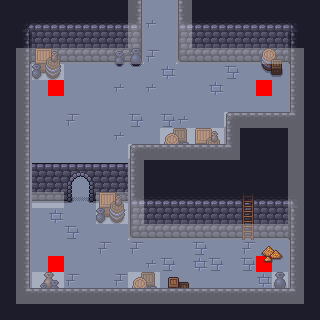

Below is a game level as drawn by its tile map, then a one-line description and the .tmx file that defines it, in full:
An orthogonal 20x20 tile map with 16x16 px tiles, 6 tile layers (Floor, Walls, Overlay, Objects, ...), 4 tilesets.

<map version="1.10" tiledversion="1.11.2" orientation="orthogonal" renderorder="right-down" width="20" height="20" tilewidth="16" tileheight="16" infinite="0" nextlayerid="7" nextobjectid="1">
 <editorsettings>
  <export target="../../Dungeon-Bullet-Hell/Assets/Maps/Rooms/1_Room_N_01.csv" format="csv" />
 </editorsettings>
 <tileset firstgid="1" source="../WallsFloor.tsx" />
 <tileset firstgid="300" source="../Collisions.tsx" />
 <tileset firstgid="301" source="../Objects.tsx" />
 <tileset firstgid="304" source="../Deco.tsx" />
 <layer id="1" name="Floor" width="20" height="20">
  <data encoding="csv">
80,80,80,80,80,80,80,80,80,80,80,80,80,80,80,80,80,80,80,80,
80,80,80,80,80,80,80,80,80,299,80,80,80,80,80,80,80,80,80,80,
80,80,80,80,80,80,80,80,80,80,80,80,80,80,80,80,80,80,80,80,
80,80,80,80,80,80,80,80,80,298,80,80,80,80,80,80,80,80,80,80,
80,80,80,80,80,80,80,80,80,80,285,80,80,80,286,80,80,80,80,80,
80,80,80,80,80,80,80,299,80,299,80,80,80,285,80,80,80,80,80,80,
80,80,80,80,80,80,80,80,80,80,80,80,80,80,80,80,80,80,80,80,
80,80,80,80,298,80,80,80,286,80,286,299,80,80,80,80,80,80,80,80,
80,80,80,80,80,80,80,299,80,80,80,80,80,80,80,80,80,80,80,80,
80,80,80,80,80,80,80,80,80,80,80,80,80,80,80,80,80,80,80,80,
80,80,80,80,80,80,80,80,80,80,80,80,80,80,80,80,80,80,80,80,
80,80,80,80,80,80,80,80,80,80,80,80,80,80,80,80,80,80,80,80,
80,80,80,80,80,80,80,80,80,80,80,80,80,80,80,80,80,80,80,80,
80,80,80,285,80,80,80,298,80,80,80,80,80,80,80,80,80,80,80,80,
80,80,80,80,286,80,80,80,80,80,80,80,80,80,80,80,80,80,80,80,
80,80,80,80,80,80,298,80,298,80,80,80,286,80,80,298,80,80,80,80,
80,80,80,80,80,80,80,80,80,299,286,80,285,286,80,286,80,80,80,80,
80,80,80,80,298,80,80,298,80,80,80,80,80,80,80,80,285,80,80,80,
80,80,80,80,80,80,80,80,80,80,80,80,80,80,80,80,80,80,80,80,
80,80,80,80,80,80,80,80,80,80,80,80,80,80,80,80,80,80,80,80
</data>
 </layer>
 <layer id="2" name="Walls" width="20" height="20">
  <data encoding="csv">
15,15,15,15,15,15,15,15,16,0,0,14,15,15,15,15,15,15,15,15,
15,4,28,28,28,28,28,28,29,0,0,27,28,28,28,28,28,28,6,15,
15,17,41,41,41,41,41,41,42,0,0,40,41,41,41,41,41,41,19,15,
15,30,54,54,54,54,54,54,55,0,0,53,54,54,54,54,54,54,32,15,
15,16,0,0,0,0,0,0,0,0,0,0,0,0,0,0,0,0,14,15,
15,16,0,0,0,0,0,0,0,0,0,0,0,0,0,0,0,0,14,15,
15,16,0,0,0,0,0,0,0,0,0,0,0,0,0,0,0,0,14,15,
15,16,0,0,0,0,0,0,0,0,0,0,0,0,1,2,2,2,45,15,
15,16,0,0,0,0,0,0,0,0,0,0,0,0,14,15,15,15,15,15,
15,16,0,0,0,0,0,0,1,2,2,2,2,2,45,15,15,15,15,15,
15,16,0,0,0,0,0,0,14,15,15,15,15,15,15,15,15,15,15,15,
15,16,0,0,0,0,0,0,14,15,15,15,15,15,15,15,15,15,15,15,
15,16,0,0,0,0,0,0,27,28,28,28,28,28,28,28,28,28,6,15,
15,16,0,0,0,0,0,0,40,41,41,41,41,41,41,41,41,41,19,15,
15,16,0,0,0,0,0,0,53,54,54,54,54,54,54,54,54,54,32,15,
15,16,0,0,0,0,0,0,0,0,0,0,0,0,0,0,0,0,14,15,
15,16,0,0,0,0,0,0,0,0,0,0,0,0,0,0,0,0,14,15,
15,16,0,0,0,0,0,0,0,0,0,0,0,0,0,0,0,0,14,15,
15,43,2,2,2,2,2,2,2,2,2,2,2,2,2,2,2,2,45,15,
15,15,15,15,15,15,15,15,15,15,15,15,15,15,15,15,15,15,15,15
</data>
 </layer>
 <layer id="3" name="Overlay" width="20" height="20">
  <data encoding="csv">
0,0,0,0,0,0,0,0,0,0,0,0,0,0,0,0,0,0,0,0,
0,0,0,0,0,0,0,0,0,0,0,0,0,0,0,0,0,0,0,0,
0,0,0,0,0,0,0,0,0,0,0,0,0,0,0,0,0,0,0,0,
0,0,0,0,0,0,0,0,0,0,0,0,0,0,0,0,0,0,0,0,
0,0,0,0,0,0,0,0,0,0,0,0,0,0,0,0,0,0,0,0,
0,0,0,0,0,0,0,0,0,0,0,0,0,0,0,0,0,0,0,0,
0,0,0,0,0,0,0,0,0,0,0,0,0,0,0,0,0,0,0,0,
0,0,0,0,0,0,0,0,0,0,0,0,0,0,0,0,0,0,0,0,
0,0,0,0,0,0,0,0,0,0,0,0,0,0,0,0,0,0,0,0,
0,0,0,0,0,0,0,0,0,0,0,0,0,0,0,0,0,0,0,0,
0,0,197,197,238,239,197,197,0,0,0,0,0,0,0,0,0,0,0,0,
0,0,210,210,251,252,210,210,0,0,0,0,0,0,0,0,0,0,0,0,
0,0,223,223,264,265,223,223,0,0,0,0,0,0,0,0,0,0,0,0,
0,0,0,0,0,0,0,0,0,0,0,0,0,0,0,0,0,0,0,0,
0,0,0,0,0,0,0,0,0,0,0,0,0,0,0,0,0,0,0,0,
0,0,0,0,0,0,0,0,0,0,0,0,0,0,0,0,0,0,0,0,
0,0,0,0,0,0,0,0,0,0,0,0,0,0,0,0,0,0,0,0,
0,0,0,0,0,0,0,0,0,0,0,0,0,0,0,0,0,0,0,0,
0,0,0,0,0,0,0,0,0,0,0,0,0,0,0,0,0,0,0,0,
0,0,0,0,0,0,0,0,0,0,0,0,0,0,0,0,0,0,0,0
</data>
 </layer>
 <layer id="4" name="Objects" width="20" height="20">
  <data encoding="csv">
0,0,0,0,0,0,0,0,0,0,0,0,0,0,0,0,0,0,0,0,
0,0,0,0,0,0,0,0,0,0,0,0,0,0,0,0,0,0,0,0,
0,0,0,0,0,0,0,0,0,0,0,0,0,0,0,0,0,0,0,0,
0,0,0,0,0,0,0,0,0,0,0,0,0,0,0,0,0,0,0,0,
0,0,0,0,0,0,0,0,0,0,0,0,0,0,0,0,0,0,0,0,
0,0,0,301,0,0,0,0,0,0,0,0,0,0,0,0,301,0,0,0,
0,0,0,0,0,0,0,0,0,0,0,0,0,0,0,0,0,0,0,0,
0,0,0,0,0,0,0,0,0,0,0,0,0,0,0,0,0,0,0,0,
0,0,0,0,0,0,0,0,0,0,0,0,0,0,0,0,0,0,0,0,
0,0,0,0,0,0,0,0,0,0,0,0,0,0,0,0,0,0,0,0,
0,0,0,0,0,0,0,0,0,0,0,0,0,0,0,0,0,0,0,0,
0,0,0,0,0,0,0,0,0,0,0,0,0,0,0,0,0,0,0,0,
0,0,0,0,0,0,0,0,0,0,0,0,0,0,0,0,0,0,0,0,
0,0,0,0,0,0,0,0,0,0,0,0,0,0,0,0,0,0,0,0,
0,0,0,0,0,0,0,0,0,0,0,0,0,0,0,0,0,0,0,0,
0,0,0,0,0,0,0,0,0,0,0,0,0,0,0,0,0,0,0,0,
0,0,0,301,0,0,0,0,0,0,0,0,0,0,0,0,301,0,0,0,
0,0,0,0,0,0,0,0,0,0,0,0,0,0,0,0,0,0,0,0,
0,0,0,0,0,0,0,0,0,0,0,0,0,0,0,0,0,0,0,0,
0,0,0,0,0,0,0,0,0,0,0,0,0,0,0,0,0,0,0,0
</data>
 </layer>
 <layer id="6" name="Deco" width="20" height="20">
  <data encoding="csv">
0,0,0,0,0,0,0,0,0,0,0,0,0,0,0,0,0,0,0,0,
0,0,0,0,0,0,0,0,0,0,0,0,0,0,0,0,0,0,0,0,
0,0,0,0,0,0,0,0,0,0,0,0,0,0,0,0,0,0,0,0,
0,0,372,373,0,0,0,413,412,0,0,0,0,0,0,0,420,421,0,0,
0,0,396,397,0,0,0,437,436,0,0,0,0,0,0,0,444,445,0,0,
0,0,0,0,0,0,0,0,0,0,0,0,0,0,0,0,0,0,0,0,
0,0,0,0,0,0,0,0,0,0,0,0,0,0,0,0,0,0,0,0,
0,0,0,0,0,0,0,0,0,0,0,0,0,0,0,0,0,0,0,0,
0,0,0,0,0,0,0,0,0,0,394,395,372,373,0,0,0,0,0,0,
0,0,0,0,0,0,0,0,0,0,0,0,0,0,0,0,0,0,0,0,
0,0,0,0,0,0,0,0,0,0,0,0,0,0,0,0,0,0,0,0,
0,0,0,0,0,0,0,0,0,0,0,0,0,0,0,0,0,0,0,0,
0,0,0,0,0,0,372,373,0,0,0,0,0,0,0,310,0,0,0,0,
0,0,0,0,0,0,396,397,0,0,0,0,0,0,0,334,0,0,0,0,
0,0,0,0,0,0,0,0,0,0,0,0,0,0,0,358,0,0,0,0,
0,0,0,0,0,0,0,0,0,0,0,0,0,0,0,0,364,365,0,0,
0,0,0,0,0,0,0,0,0,0,0,0,0,0,0,0,388,389,0,0,
0,0,374,375,0,0,0,0,394,395,322,323,0,0,0,0,0,412,0,0,
0,0,0,0,0,0,0,0,0,0,0,0,0,0,0,0,0,0,0,0,
0,0,0,0,0,0,0,0,0,0,0,0,0,0,0,0,0,0,0,0
</data>
 </layer>
 <layer id="5" name="Colls" width="20" height="20" opacity="0.3">
  <data encoding="csv">
0,0,0,0,0,0,0,0,300,0,0,300,0,0,0,0,0,0,0,0,
0,0,0,0,0,0,0,0,300,0,0,300,0,0,0,0,0,0,0,0,
0,0,0,0,0,0,0,0,300,0,0,300,0,0,0,0,0,0,0,0,
0,300,300,300,300,300,300,300,300,0,0,300,300,300,300,300,300,300,300,0,
0,300,300,300,0,0,0,0,0,0,0,0,0,0,0,0,0,0,300,0,
0,300,0,0,0,0,0,0,0,0,0,0,0,0,0,0,0,0,300,0,
0,300,0,0,0,0,0,0,0,0,0,0,0,0,0,0,0,0,300,0,
0,300,0,0,0,0,0,0,0,0,0,0,0,0,300,300,300,300,300,0,
0,300,0,0,0,0,0,0,0,0,300,300,300,300,300,0,0,0,300,0,
0,300,0,0,0,0,0,0,300,300,300,300,300,300,300,0,0,0,300,0,
0,300,0,0,0,0,0,0,300,0,0,0,0,0,0,0,0,0,300,0,
0,300,0,0,0,0,0,0,300,0,0,0,0,0,0,0,0,0,300,0,
0,300,300,300,0,0,300,300,300,0,0,0,0,0,0,0,0,0,300,0,
0,300,0,0,0,0,300,300,300,0,0,0,0,0,0,0,0,0,300,0,
0,300,0,0,0,0,0,0,300,300,300,300,300,300,300,300,300,300,300,0,
0,300,0,0,0,0,0,0,0,0,0,0,0,0,0,0,0,0,300,0,
0,300,0,0,0,0,0,0,0,0,0,0,0,0,0,0,0,0,300,0,
0,300,300,300,0,0,0,0,300,300,0,0,0,0,0,0,0,300,300,0,
0,300,300,300,300,300,300,300,300,300,300,300,300,300,300,300,300,300,300,0,
0,0,0,0,0,0,0,0,0,0,0,0,0,0,0,0,0,0,0,0
</data>
 </layer>
</map>
